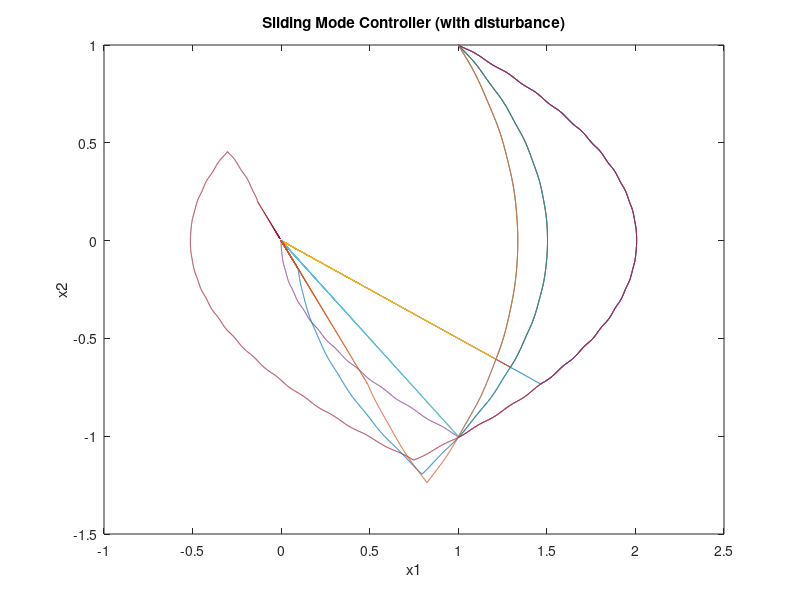

This figure's MATLAB source:
clc;clear;

lambda=0.5;
K=1;
delta=0.001;
totalTime=10;
totalStep=totalTime/delta;
for lambda=0.5:0.5:1.5
    for K=0.5:0.5:1.5
        x1array=[1:totalStep]*0;x2array=x1array;
        x1array(1)=1;x2array(1)=1;%init condition
        for i=1:totalStep
            x1=x1array(i);x2=x2array(i);

            f=x2+lambda*x1;
            u=(-sign(f)*K-x1^3*x2-9*x1*x2^3)/((x1^2+x2^2));

            d=0.1*sin(10*pi*(i*delta));
    %         d=0;
            x1_dot=x2;
            x2_dot=x1^3*x2+9*x1*x2^3+(x1^2+x2^2)*u+d;

            x1array(i+1)=x1+x1_dot*delta;
            x2array(i+1)=x2+x2_dot*delta;
        end

        plot(x1array,x2array);
        hold on;
    end
end

xlabel('x1');
ylabel('x2');
title('Sliding Mode Controller (with disturbance)');
% legend({'K=0.6','K=0.8','K=1','K=0.2','K=1.4'});